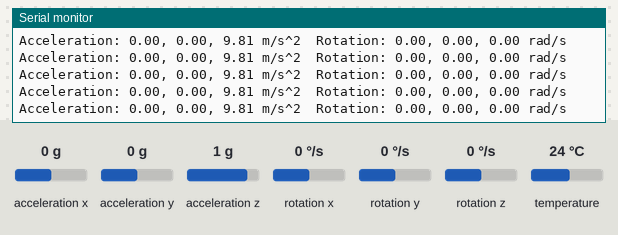
This sketch was run on a simulated Arduino Uno, built with avr-gcc and run on an emulated ATmega328P. On the bench: the last lines printed to the serial monitor. The test bench sets the inputs (shaded band); at power-on: acceleration x 0 g, acceleration y 0 g, acceleration z 1 g, rotation x 0 °/s, rotation y 0 °/s, rotation z 0 °/s, temperature 24 °C.

Above: at 1.2 s.
1.3 s: acceleration x set to -1.4 g
At 1.31 s:
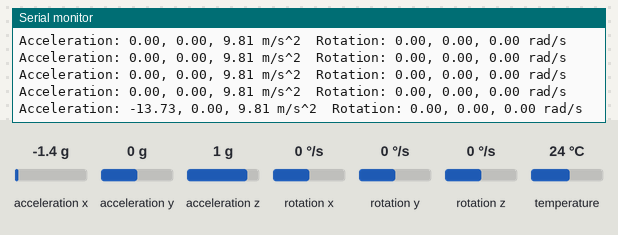
4.3 s: acceleration x set to -0.8 g
At 4.4 s:
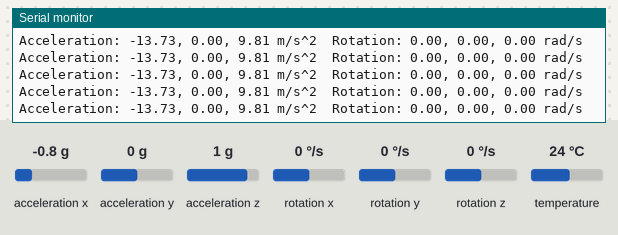
7.3 s: acceleration y set to -1.4 g
At 7.36 s:
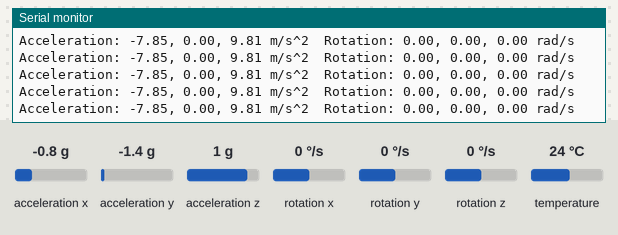
10.3 s: acceleration z set to -1.4 g
At 10.38 s:
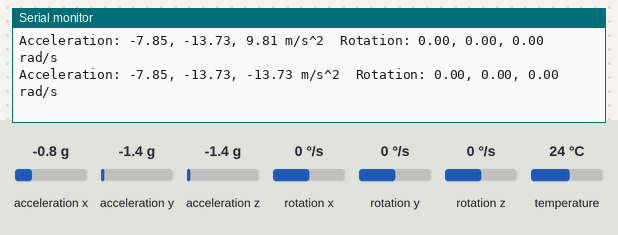
13.3 s: acceleration y set to 0 g
At 13.34 s:
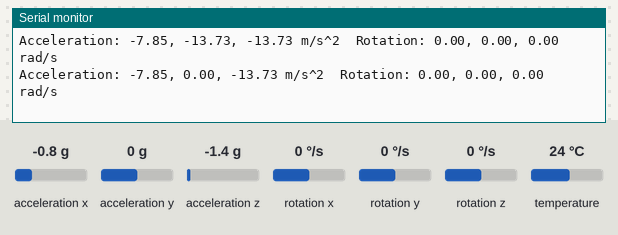
16.3 s: rotation x set to -192 °/s
At 16.35 s:
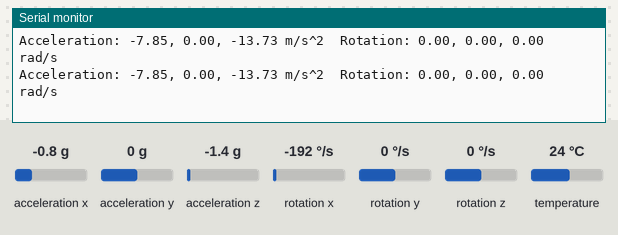
Timing chart, 0 to 19.3 s (numbered marks = the images above; inputs shaded):
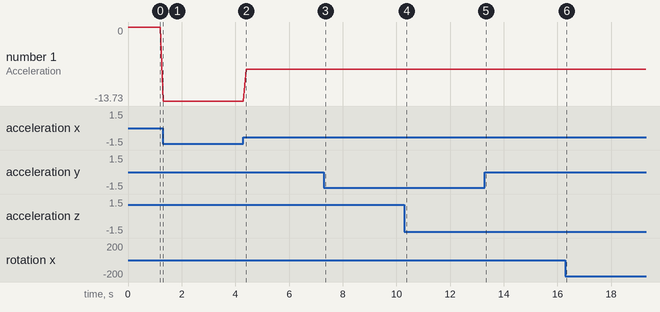

Measured:
- after the input at 1.3 s, the serial monitor: prints a new line at once (image 1)
- after the input at 10.3 s, the serial monitor: prints a new line after 0.08 s (image 4)
- after the input at 13.3 s, the serial monitor: prints a new line at once (image 5)
- plotted number 1: 0 → -13.73 after the input at 1.3 s, -13.73 → -7.85 after the input at 4.3 s

The sketch:

mpu.ino
```cpp
#include <Wire.h>
#include <Adafruit_MPU6050.h>
#include <Adafruit_Sensor.h>

Adafruit_MPU6050 mpu;

void setup() {
  Serial.begin(9600);
  while (!Serial) {
    delay(10);
  }
  if (!mpu.begin()) {
    Serial.println("Failed to find MPU6050 chip");
    while (1) {
      delay(10);
    }
  }
  mpu.setAccelerometerRange(MPU6050_RANGE_8_G);
  mpu.setGyroRange(MPU6050_RANGE_500_DEG);
  mpu.setFilterBandwidth(MPU6050_BAND_21_HZ);
}

void loop() {
  sensors_event_t a, g, temp;
  mpu.getEvent(&a, &g, &temp);

  Serial.print("Acceleration: ");
  Serial.print(a.acceleration.x);
  Serial.print(", ");
  Serial.print(a.acceleration.y);
  Serial.print(", ");
  Serial.print(a.acceleration.z);
  Serial.print(" m/s^2\t");

  Serial.print("Rotation: ");
  Serial.print(g.gyro.x);
  Serial.print(", ");
  Serial.print(g.gyro.y);
  Serial.print(", ");
  Serial.print(g.gyro.z);
  Serial.print(" rad/s");

  Serial.println();
  delay(100);
}
```
